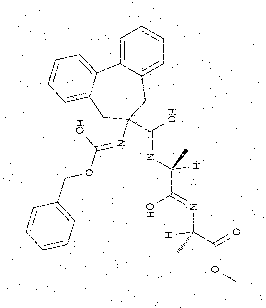
#> input picture noisy/chemical/inchi11.png, 266 x 308 px; its folder holds only this picture in this run
$ python chemical.py
#> lines starting #> are read from the running program, lines starting #| are printed output that depends on the picture
#> `img = cv2.imread(os.path.join(folder_path, filename), cv2.IMREAD_GRAYS..`: img: shape (308, 266); 98.4% white; black in thin lines or dots
import cv2
import numpy as np
from matplotlib import pyplot as plt
import sys
import os

folder_path = 'noisy/chemical'
clean_image_path = 'cleaned_images/chemical'

imgfp = 'noisy/chemical/inchi1.png'


#============================================== Analysis of different methods ==============================================

def analyse_techniques(img1):
    # Applying Gaussian Blur to smooth out the noise
    gaussian_blur1 = cv2.GaussianBlur(img1, (5, 5), 0)

    # Applying Median Blur to remove salt and pepper noise
    median_blur1 = cv2.medianBlur(img1, 3)

    # Applying Bilateral Filtering to reduce noise while keeping edges sharp
    bilateral_filter1 = cv2.bilateralFilter(img1, 9, 75, 75)

    thresholded_original1 = cv2.adaptiveThreshold(img1, 255, cv2.ADAPTIVE_THRESH_GAUSSIAN_C, cv2.THRESH_BINARY, 11, 2)
    thresholded_bilateral1 = cv2.adaptiveThreshold(bilateral_filter1, 255, cv2.ADAPTIVE_THRESH_GAUSSIAN_C, cv2.THRESH_BINARY, 11, 2)

    # Display the results
    plt.figure(figsize=(14,7))

    plt.subplot(231), plt.imshow(img1, cmap='gray'), plt.title('Original')
    plt.subplot(232), plt.imshow(gaussian_blur1, cmap='gray'), plt.title('Gaussian Blur')
    plt.subplot(233), plt.imshow(median_blur1, cmap='gray'), plt.title('Median Blur')
    plt.subplot(234), plt.imshow(bilateral_filter1, cmap='gray'), plt.title('Bilateral Filter - Image 1')
    plt.subplot(235), plt.imshow(thresholded_original1, cmap='gray'), plt.title('Thresholded Original - Image 1')
    plt.subplot(236), plt.imshow(thresholded_bilateral1, cmap='gray'), plt.title('Thresholded Bilateral - Image 1')

    plt.tight_layout()
    plt.show()


def clean_image(img):
#     img = cv2.dilate(img, np.ones((1,1), np.uint8), iterations=1)
    # Bilateral filter to preserve edges while reducing noise

    bilateral = cv2.bilateralFilter(img, 10, 100, 100)


    # Morphological opening to remove small noise

    kernel_vertical = np.array([[0, 1, 0],
                                [0, 1, 0],
                                [0, 1, 0]], dtype=np.uint8)

    kernel_horizontal = np.array([[0, 0, 0],
                                  [1, 1, 1],
                                  [0, 0, 0]], dtype=np.uint8)

    kernel_diagonal_1 = np.array([[1, 0, 0],
                                  [0, 1, 0],
                                  [0, 0, 1]], dtype=np.uint8)

    kernel_diagonal_2 = np.array([[0, 0, 1],
                                  [0, 1, 0],
                                  [1, 0, 0]], dtype=np.uint8)

    # Apply morphological operations separately
    vertical_lines = cv2.morphologyEx(bilateral, cv2.MORPH_OPEN, kernel_vertical)
    horizontal_lines = cv2.morphologyEx(bilateral, cv2.MORPH_OPEN, kernel_horizontal)
    diagonal_lines_1 = cv2.morphologyEx(bilateral, cv2.MORPH_OPEN, kernel_diagonal_1)
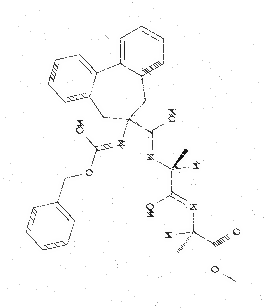
#> diagonal_lines_1: shape (308, 266); min 14, max 255, mean 251.5
    diagonal_lines_2 = cv2.morphologyEx(bilateral, cv2.MORPH_OPEN, kernel_diagonal_2)

    opening = np.maximum.reduce([vertical_lines, horizontal_lines, diagonal_lines_1, diagonal_lines_2])


    # Morphological closing to fill gaps

    vertical_lines =   cv2.morphologyEx(opening,   cv2.MORPH_CLOSE, kernel_vertical)
    horizontal_lines = cv2.morphologyEx(opening, cv2.MORPH_CLOSE, kernel_horizontal)
    diagonal_lines_1 = cv2.morphologyEx(opening, cv2.MORPH_CLOSE, kernel_diagonal_1)
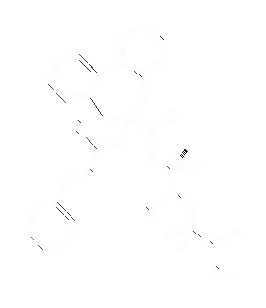
#> diagonal_lines_1: shape (308, 266); min 17, max 255, mean 254.4
    diagonal_lines_2 = cv2.morphologyEx(opening, cv2.MORPH_CLOSE, kernel_diagonal_2)
    closing = np.minimum.reduce([vertical_lines, horizontal_lines, diagonal_lines_1, diagonal_lines_2])


    return closing

if os.path.exists(imgfp):
    img = cv2.imread(imgfp, cv2.IMREAD_GRAYSCALE)
    analyse_techniques(img)


if len(sys.argv) > 1:
    folder_path = sys.argv[1]

for filename in os.listdir(folder_path):
    img = cv2.imread(os.path.join(folder_path, filename), cv2.IMREAD_GRAYSCALE)
    img_clean = clean_image(img)
    cv2.imwrite(os.path.join(clean_image_path, filename), img_clean)
    print(f"{filename} processed.")

$ run again, on noisy/chemical/inchi6.png
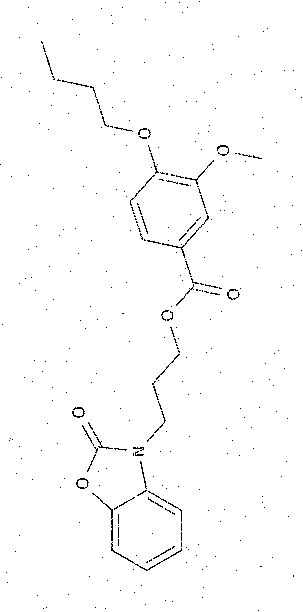
#> input picture noisy/chemical/inchi6.png, 303 x 612 px
#> img: shape (612, 303); 98.8% white; black in thin lines or dots
#> in clean_image, `vertical_lines =   cv2.morphologyEx(opening,   cv2.MORPH_CLOSE, kernel..`:
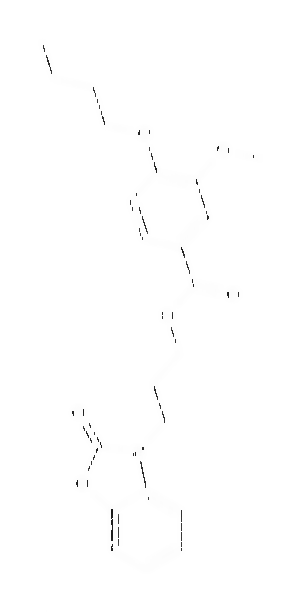
#> vertical_lines: shape (612, 303); min 23, max 255, mean 254.2
